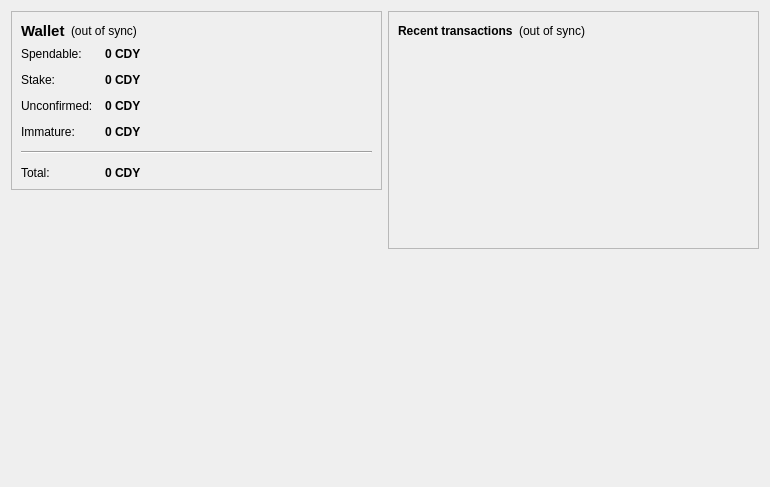
<?xml version="1.0" encoding="UTF-8"?>
<ui version="4.0">
 <class>OverviewPage</class>
 <widget class="QWidget" name="OverviewPage">
  <property name="geometry">
   <rect>
    <x>0</x>
    <y>0</y>
    <width>770</width>
    <height>487</height>
   </rect>
  </property>
  <property name="windowTitle">
   <string>Form</string>
  </property>
  <layout class="QHBoxLayout" name="horizontalLayout" stretch="1,1">
   <item>
    <layout class="QVBoxLayout" name="verticalLayout_2">
     <item>
      <widget class="QFrame" name="frame">
       <property name="frameShape">
        <enum>QFrame::StyledPanel</enum>
       </property>
       <property name="frameShadow">
        <enum>QFrame::Raised</enum>
       </property>
       <layout class="QVBoxLayout" name="verticalLayout_4">
        <item>
         <layout class="QHBoxLayout" name="horizontalLayout_4">
          <item>
           <widget class="QLabel" name="label_5">
            <property name="font">
             <font>
              <pointsize>11</pointsize>
              <weight>75</weight>
              <bold>true</bold>
             </font>
            </property>
            <property name="text">
             <string>Wallet</string>
            </property>
           </widget>
          </item>
          <item>
           <widget class="QLabel" name="labelWalletStatus">
            <property name="toolTip">
             <string>The displayed information may be out of date. Your wallet automatically synchronizes with the coinsdaddy network after a connection is established, but this process has not completed yet.</string>
            </property>
            <property name="styleSheet">
             <string notr="true"/>
            </property>
            <property name="text">
             <string notr="true">(out of sync)</string>
            </property>
            <property name="alignment">
             <set>Qt::AlignLeading|Qt::AlignLeft|Qt::AlignVCenter</set>
            </property>
           </widget>
          </item>
          <item>
           <spacer name="horizontalSpacer_2">
            <property name="orientation">
             <enum>Qt::Horizontal</enum>
            </property>
            <property name="sizeHint" stdset="0">
             <size>
              <width>40</width>
              <height>20</height>
             </size>
            </property>
           </spacer>
          </item>
         </layout>
        </item>
        <item>
         <layout class="QFormLayout" name="formLayout_2">
          <property name="fieldGrowthPolicy">
           <enum>QFormLayout::AllNonFixedFieldsGrow</enum>
          </property>
          <property name="horizontalSpacing">
           <number>12</number>
          </property>
          <property name="verticalSpacing">
           <number>12</number>
          </property>
          <item row="0" column="0">
           <widget class="QLabel" name="label">
            <property name="text">
             <string>Spendable:</string>
            </property>
           </widget>
          </item>
          <item row="0" column="1">
           <widget class="QLabel" name="labelBalance">
            <property name="font">
             <font>
              <weight>75</weight>
              <bold>true</bold>
             </font>
            </property>
            <property name="cursor">
             <cursorShape>IBeamCursor</cursorShape>
            </property>
            <property name="toolTip">
             <string>Your current spendable balance</string>
            </property>
            <property name="text">
             <string notr="true">0 CDY</string>
            </property>
            <property name="textInteractionFlags">
             <set>Qt::LinksAccessibleByMouse|Qt::TextSelectableByKeyboard|Qt::TextSelectableByMouse</set>
            </property>
           </widget>
          </item>
          <item row="1" column="0">
           <widget class="QLabel" name="label_6">
            <property name="text">
             <string>Stake:</string>
            </property>
           </widget>
          </item>
          <item row="1" column="1">
           <widget class="QLabel" name="labelStake">
            <property name="font">
             <font>
              <weight>75</weight>
              <bold>true</bold>
             </font>
            </property>
            <property name="cursor">
             <cursorShape>IBeamCursor</cursorShape>
            </property>
            <property name="toolTip">
             <string>Total of coins that was staked, and do not yet count toward the current balance</string>
            </property>
            <property name="text">
             <string notr="true">0 CDY</string>
            </property>
            <property name="textInteractionFlags">
             <set>Qt::LinksAccessibleByMouse|Qt::TextSelectableByKeyboard|Qt::TextSelectableByMouse</set>
            </property>
           </widget>
          </item>
          <item row="2" column="0">
           <widget class="QLabel" name="label_3">
            <property name="text">
             <string>Unconfirmed:</string>
            </property>
           </widget>
          </item>
          <item row="2" column="1">
           <widget class="QLabel" name="labelUnconfirmed">
            <property name="font">
             <font>
              <weight>75</weight>
              <bold>true</bold>
             </font>
            </property>
            <property name="cursor">
             <cursorShape>IBeamCursor</cursorShape>
            </property>
            <property name="toolTip">
             <string>Total of transactions that have yet to be confirmed, and do not yet count toward the current balance</string>
            </property>
            <property name="text">
             <string notr="true">0 CDY</string>
            </property>
            <property name="textInteractionFlags">
             <set>Qt::LinksAccessibleByMouse|Qt::TextSelectableByKeyboard|Qt::TextSelectableByMouse</set>
            </property>
           </widget>
          </item>
          <item row="3" column="0">
           <widget class="QLabel" name="labelImmatureText">
            <property name="text">
             <string>Immature:</string>
            </property>
           </widget>
          </item>
          <item row="3" column="1">
           <widget class="QLabel" name="labelImmature">
            <property name="font">
             <font>
              <weight>75</weight>
              <bold>true</bold>
             </font>
            </property>
            <property name="toolTip">
             <string>Mined balance that has not yet matured</string>
            </property>
            <property name="text">
             <string notr="true">0 CDY</string>
            </property>
            <property name="textInteractionFlags">
             <set>Qt::LinksAccessibleByMouse|Qt::TextSelectableByKeyboard|Qt::TextSelectableByMouse</set>
            </property>
           </widget>
          </item>
          <item row="4" column="0" colspan="2">
           <widget class="Line" name="line">
            <property name="orientation">
             <enum>Qt::Horizontal</enum>
            </property>
           </widget>
          </item>
          <item row="5" column="0">
           <widget class="QLabel" name="labelTotalText">
            <property name="text">
             <string>Total:</string>
            </property>
           </widget>
          </item>
          <item row="5" column="1">
           <widget class="QLabel" name="labelTotal">
            <property name="font">
             <font>
              <weight>75</weight>
              <bold>true</bold>
             </font>
            </property>
            <property name="cursor">
             <cursorShape>IBeamCursor</cursorShape>
            </property>
            <property name="toolTip">
             <string>Your current total balance</string>
            </property>
            <property name="text">
             <string notr="true">0 CDY</string>
            </property>
            <property name="textInteractionFlags">
             <set>Qt::LinksAccessibleByMouse|Qt::TextSelectableByKeyboard|Qt::TextSelectableByMouse</set>
            </property>
           </widget>
          </item>
         </layout>
        </item>
       </layout>
      </widget>
     </item>
     <item>
      <spacer name="verticalSpacer">
       <property name="orientation">
        <enum>Qt::Vertical</enum>
       </property>
       <property name="sizeHint" stdset="0">
        <size>
         <width>20</width>
         <height>40</height>
        </size>
       </property>
      </spacer>
     </item>
     <item>
      <widget class="QLabel" name="label_2">
       <property name="autoFillBackground">
        <bool>true</bool>
       </property>
       <property name="text">
        <string/>
       </property>
       <property name="pixmap">
        <pixmap resource="../bitcoin.qrc">:/icons/mastbg</pixmap>
       </property>
       <property name="scaledContents">
        <bool>false</bool>
       </property>
       <property name="margin">
        <number>0</number>
       </property>
      </widget>
     </item>
    </layout>
   </item>
   <item>
    <layout class="QVBoxLayout" name="verticalLayout_3">
     <item>
      <widget class="QFrame" name="frame_2">
       <property name="frameShape">
        <enum>QFrame::StyledPanel</enum>
       </property>
       <property name="frameShadow">
        <enum>QFrame::Raised</enum>
       </property>
       <layout class="QVBoxLayout" name="verticalLayout">
        <item>
         <layout class="QHBoxLayout" name="horizontalLayout_2">
          <item>
           <widget class="QLabel" name="label_4">
            <property name="text">
             <string>&lt;b&gt;Recent transactions&lt;/b&gt;</string>
            </property>
           </widget>
          </item>
          <item>
           <widget class="QLabel" name="labelTransactionsStatus">
            <property name="toolTip">
             <string>The displayed information may be out of date. Your wallet automatically synchronizes with the coinsdaddy network after a connection is established, but this process has not completed yet.</string>
            </property>
            <property name="styleSheet">
             <string notr="true"/>
            </property>
            <property name="text">
             <string notr="true">(out of sync)</string>
            </property>
            <property name="alignment">
             <set>Qt::AlignRight|Qt::AlignTrailing|Qt::AlignVCenter</set>
            </property>
           </widget>
          </item>
          <item>
           <spacer name="horizontalSpacer">
            <property name="orientation">
             <enum>Qt::Horizontal</enum>
            </property>
            <property name="sizeHint" stdset="0">
             <size>
              <width>40</width>
              <height>20</height>
             </size>
            </property>
           </spacer>
          </item>
         </layout>
        </item>
        <item>
         <widget class="QListView" name="listTransactions">
          <property name="styleSheet">
           <string notr="true">QListView { background: transparent; }</string>
          </property>
          <property name="frameShape">
           <enum>QFrame::NoFrame</enum>
          </property>
          <property name="verticalScrollBarPolicy">
           <enum>Qt::ScrollBarAlwaysOff</enum>
          </property>
          <property name="horizontalScrollBarPolicy">
           <enum>Qt::ScrollBarAlwaysOff</enum>
          </property>
          <property name="selectionMode">
           <enum>QAbstractItemView::NoSelection</enum>
          </property>
         </widget>
        </item>
       </layout>
      </widget>
     </item>
     <item>
      <spacer name="verticalSpacer_2">
       <property name="orientation">
        <enum>Qt::Vertical</enum>
       </property>
       <property name="sizeHint" stdset="0">
        <size>
         <width>20</width>
         <height>40</height>
        </size>
       </property>
      </spacer>
     </item>
    </layout>
   </item>
  </layout>
 </widget>
 <resources>
  <include location="../bitcoin.qrc"/>
 </resources>
 <connections/>
</ui>
